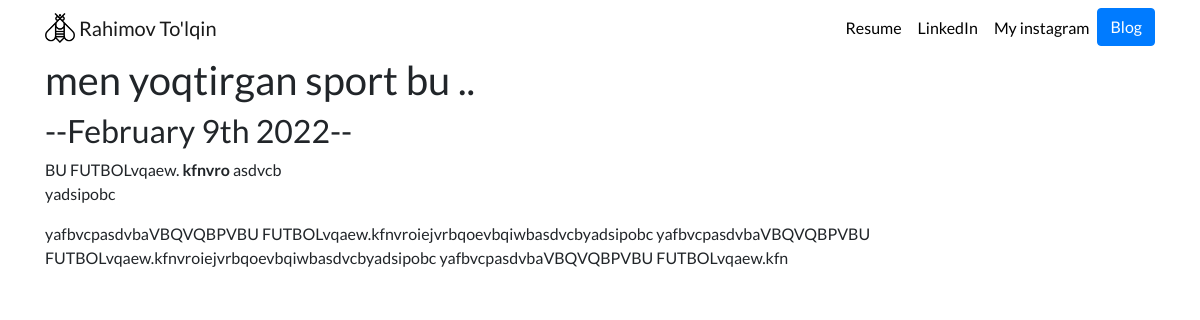
The page /blog/6/ on the database its author committed.
### bloglar/models.py (models this page shows, shortened)
class Blog(models.Model):
    title = models.CharField(max_length = 100)
    description = models.TextField(max_length = 250)
    date = models.DateField()

### bloglar/views.py (the view)
# urls.py: path('<int:blog_id>/', views.detail, name='detail'),
def detail(request, blog_id):
    blog = get_object_or_404(Blog, pk=blog_id)
    return render (request, 'bloglar/detail.html', {'blog':blog})

### bloglar/templates/bloglar/detail.html
{% extends 'portfolio/base.html' %}
{% block content %}
<h1>{{ blog.title }}</h1>
<h2>--{{ blog.date|date:'F jS Y' }}--</h2>
{{ blog.description|safe }}
{% endblock %}

### portfolio/static/portfolio/custom.css (style rules this page uses)
body { font-family: 'Lato', sans-serif; }

### rows shown on the page
Blog: title "men yoqtirgan sport bu ..", date "February 9th 2022", description "BU FUTBOLvqaew. kfnvro asdvcb yadsipobc yafbvcpasdvbaVBQVQBPVBU FUTBOLvqaew.kfnvroiejvrbqoevbqiwbasdvcbyadsipobc yafbvcpasdvbaVBQVQBPVBU FUTBOLvqaew.kfnvroiejvrbqoevbqiwbasdvcbyadsipobc yafbvcpasdvbaVBQVQBPVBU FUTBOLvqaew.kfn"
